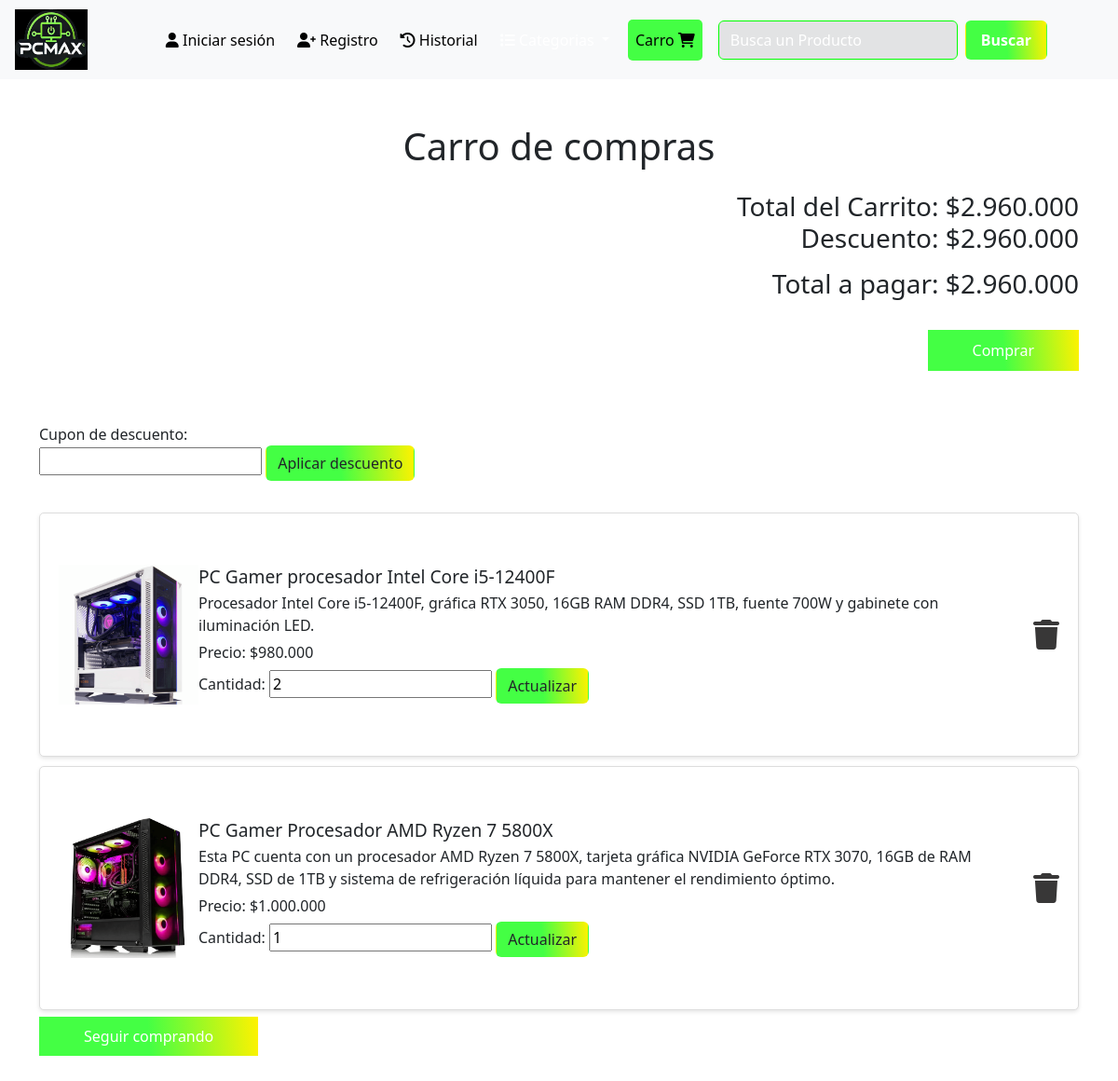
The page /carro_compra/ (signed in) on the database its author committed.
### store/models.py (models this page shows, shortened)
class CarritoProducto(models.Model):
    carrito = models.ForeignKey(Carrito, on_delete=models.CASCADE)
    producto = models.ForeignKey(Producto, on_delete=models.CASCADE)
    cantidad = models.PositiveIntegerField(default=1)

class Producto(models.Model):
    nombre_producto = models.CharField(max_length = 50)
    descripcion_producto = models.TextField()
    precio_producto = models.IntegerField()
    cantidad_producto = models.IntegerField(default=0)
    creacion_producto = models.DateTimeField(auto_now_add=True)
    imagen_producto = models.ImageField(upload_to='producto/', null=True, blank=True)
    id_categoria = models.ForeignKey(Categorias,on_delete=models.CASCADE, default=0)#Sin categoria
    id_almacen = models.ForeignKey(Almacenes, on_delete=models.CASCADE, default=1)

### store/views.py (the view, shortened to what this page needs)
# urls.py: path('carro_compra/', views.carro_compra, name='carro_compra'),
@login_required
def carro_compra(request):
    carrito = get_object_or_404(Carrito, usuario=request.user)
    elementos = ElementoCarrito.objects.filter(carrito=carrito)
    total_carrito = 0
    for elemento in elementos:
        elemento.total = elemento.producto.precio_producto * elemento.cantidad
        total_carrito += elemento.total
    descuento_aplicado = 0
    total_carrito_con_descuento = total_carrito
    request.session['descuento_aplicado'] = descuento_aplicado
    request.session['total_carrito_con_descuento'] = total_carrito_con_descuento
    return render(request, 'carro_compra.html', {
        'elementos': elementos,
        'total_carrito': total_carrito,
        'total_carrito_con_descuento': total_carrito_con_descuento,
        'descuento_aplicado': descuento_aplicado
    })

### store/templatetags/custom_filters.py (called while the page is built)
@register.filter
def currency(value):
    return f'{value:,.0f}'.replace(',', '.')

### store/templates/carro_compra.html (shortened to what this page needs)
{% load bootstrap5 %}
{% load static %}
{% load custom_filters %}
<!DOCTYPE html>
<html lang="es">
<head>
    {% bootstrap_css %}
    <link rel="stylesheet" href="https://cdnjs.cloudflare.com/ajax/libs/font-awesome/6.0.0-beta3/css/all.min.css">
    <link rel="stylesheet" href="{% static 'css/carro_compra-3.css' %}">
</head>
<body>
 <nav class="navbar navbar-expand-lg bg-body-tertiary">
  <div>
    <a href="{% url 'home' %}">
        <img src="{% static './images/logo-empresa.jpg' %}" class="logo-PcMax ms-3" alt="Logo Empresa">
    </a>
  </div>
    <div class="container-fluid">
      <div class="collapse navbar-collapse" id="navbarTogglerDemo02">
        <ul class="navbar-nav me-auto mb-2 mb-lg-0">
          <li class="nav-item me-2">
            <a class="nav-link active" href="{% url 'inicio_sesion' %}">
              <i class="fas fa-user"></i>
              Iniciar sesión
            </a>
          </li>
          <li class="nav-item me-2">
            <a class="nav-link active" href="{% url 'registro_cliente' %}">
              <i class="fas fa-user-plus"></i>
              Registro
            </a>
          </li>
          <li class="nav-item me-2">
            <a class="nav-link active" aria-disabled="true">
              <i class="fas fa-history"></i>
              Historial
            </a>
          </li>
          <li class="nav-item me-2 dropdown">
            <a class="nav-link dropdown-toggle" data-bs-toggle="dropdown" href="#" role="button" aria-expanded="false">
              <i class="fas fa-list mx-auto"></i>
            </a>
          </li>
          <li class="nav-item link-carro mx-1">
            <a class="nav-link active  " href="{% url 'carro_compra' %}"">
              Carro
              <i class="fas fa-shopping-cart"></i>
            </a>
          </li>
          <form class="from-buscar d-flex ms-2" method="get">
            <input class="input-buscar-producto form-control me-2" placeholder="Busca un Producto" aria-label="Search">
            <button class="btn btn-buscar px-3 py-2" type="submit">Buscar</button>
          </form>
        </ul>
      </div>
    </div>
</nav>
    <br><br>
    <div class="container">
        <h1 class="mx-auto text-center">Carro de compras</h1>
        <h3 class="my-4 text-end">
            <span>Total del Carrito: ${{ total_carrito|currency }}</span>
            <p>Descuento: ${{ total_carrito_con_descuento|currency }}</p>
            <span>
              {% if descuento_aplicado %}
                  <p>subtotal: ${{ total_carrito_con_descuento|currency }}</p>
              {% else %}
                  <p>Total a pagar: ${{ total_carrito|currency }}</p>
              {% endif %}</span>
        </h3>
        <div class="d-flex">
          <a href="/compra_producto" class="btn-comprar ms-auto my-2 px-5">Comprar</a>
      </div>
              <br>
        <br>
        <form method="POST">
          <label for="codigo_descuento my-2">Cupon de descuento:</label><br>
          <input type="text" name="codigo_descuento" >
          <button class="btn " type="submit">Aplicar descuento</button>
      </form>
      <br>
        <ul class="carrito-lista">
            {% for elemento in elementos %}
            <li class="carrito-item">
                <img src="{{ elemento.producto.imagen_producto.url }}" class="card-img-top productoIMG" alt="{{ elemento.producto.nombre_producto }}">
                <div class="product-details">
                    <h3>{{ elemento.producto.nombre_producto }}</h3>
                    <p>{{ elemento.producto.descripcion_producto }}</p>
                    <p>Precio: ${{ elemento.producto.precio_producto|currency }}</p>
                    <form method="post" action="{% url 'modificar_cantidad_carrito' elemento.id %}">
                        <label for="cantidad">Cantidad:</label>
                        <input type="number" id="cantidad" name="cantidad" value="{{ elemento.cantidad }}" min="1" required>
                        <button class="btn " type="submit">Actualizar</button>
                    </form>
                </div>
                <a href="{% url 'eliminar_del_carrito' elemento.id %}" class="eliminar">
                    <i class="fa fa-trash"></i>
                </a>
            </li>
            {% endfor %}
        </ul>
        <a href="/" class="btn-comprar me-auto  px-5 ">Seguir comprando</a> <br><br><br>
    </div>
</body>
</html>

### store/static/css/carro_compra-3.css (style rules this page uses)
:root { --color-blanco: #ffffff; --color-gris-2:#f1f1f1 ; --color-gris: #515151; --color-1-empresa: #02ff02; --color-2-empresa: #000000; --color-rojo: #ff0202; }
.navbar { width: 100%; font-weight: 500; z-index: 1; background-color: var(--color-2-empresa); }
.navbar-nav { display: flex; width: 100%; justify-content: center; align-items: center; }
.nav-link { padding: 10px; color: var(--color-blanco); }
.logo-PcMax { position: relative; width: 78px; height: 65px; margin-top: 2px; margin-bottom: 2px; }
.input-buscar-producto { outline: none; color: #000000; }
.input-buscar-producto::placeholder { color: var(--color-blanco); }
.form-control { margin-left: auto; background-color: #3636361d; border-color: var(--color-1-empresa); animation: box-producto 5s ease forwards; animation-iteration-count: infinite; margin-left: 5px; }
.btn-buscar { position: relative; background: linear-gradient(85deg, #44ff44,#44ff44, #fff200); font-weight: 650; color: var(--color-blanco); padding: 2px }
.link-carro { background: linear-gradient(85deg, #44ff44, #44ff44); border-radius: 5px; }
.btn-comprar { position: relative; background: linear-gradient(85deg, #44ff44,#44ff44, #fff200); color: var(--color-blanco); text-decoration: none; padding: 10px; }
button { background: linear-gradient(85deg, #44ff44,#44ff44, #fff200); }
.carrito-lista { list-style-type: none; padding: 0; }
.carrito-item { background-color: #fff; border: 1px solid #ddd; border-radius: 5px; box-shadow: 0 2px 4px rgba(0, 0, 0, 0.1); margin: 10px 0; padding: 55px 20px; display: flex; justify-content: space-between; align-items: center; }
.product-details { flex-grow: 1; }
.product-details h3 { margin: 0; font-size: 1.2em; }
.product-details p { margin: 5px 0; }
.eliminar { color: #383737; text-decoration: none; font-weight: bold; margin-left: 20px; font-size: 2em; }
.productoIMG { width: 150px; }

### rows shown on the page
CarritoProducto: producto.imagen_producto (picture), producto.nombre_producto "PC Gamer procesador Intel Core i5-12400F", producto.descripcion_producto "Procesador Intel Core i5-12400F, gráfica RTX 3050, 16GB RAM DDR4, SSD 1TB, fuente 700W y gabinete con iluminación LED.", producto.precio_producto "980.000", cantidad "2"
CarritoProducto: producto.imagen_producto (picture), producto.nombre_producto "PC Gamer Procesador AMD Ryzen 7 5800X", producto.descripcion_producto "Esta PC cuenta con un procesador AMD Ryzen 7 5800X, tarjeta gráfica NVIDIA GeForce RTX 3070, 16GB de RAM DDR4, SSD de 1TB y sistema de refrigeración líquida para mantener el rendimiento óptimo.", producto.precio_producto "1.000.000", cantidad "1"

### other values the page prints
{{ total_carrito|currency }} "2.960.000"
{{ total_carrito_con_descuento|currency }} "2.960.000"
